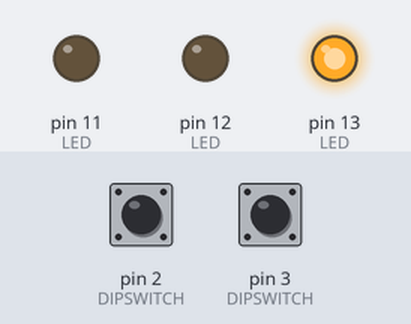
This sketch was run on a simulated Arduino Uno, built with avr-gcc and run on an emulated ATmega328P. Parts: output pins drawn as LEDs (lit = HIGH). The test bench sets the inputs (shaded band); at power-on: pin 2 (DIPSWITCH) LOW, pin 3 (DIPSWITCH) LOW.

Above: at 1.2 s.
1.3 s: pin 2 (DIPSWITCH) pulled HIGH for 0.15 s
At 1.37 s:
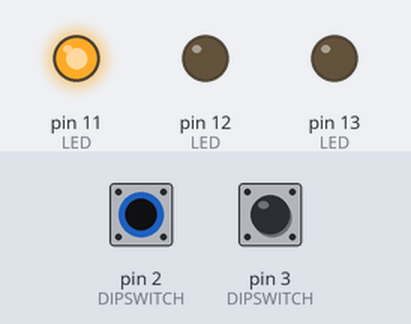
2.9 s: pin 3 (DIPSWITCH) pulled HIGH for 0.15 s
At 2.97 s:
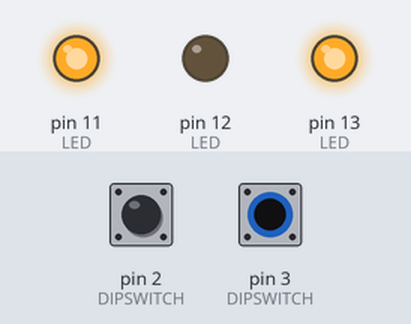
4.5 s: pin 3 (DIPSWITCH) pulled HIGH for 3.2 s
At 8.7 s:
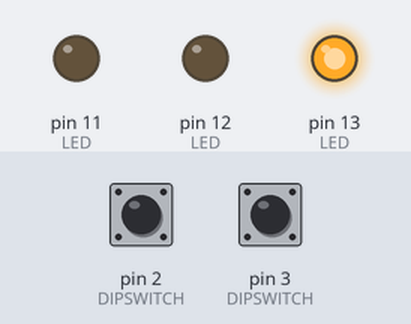
9.2 s: pin 2 (DIPSWITCH) pulled HIGH for 3.2 s
At 9.8 s:
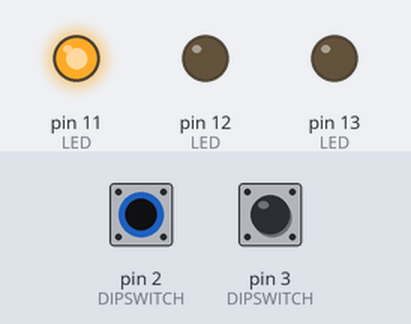
13.9 s: pin 2 (DIPSWITCH) driven HIGH and pin 3 (DIPSWITCH) driven HIGH
At 14.6 s:
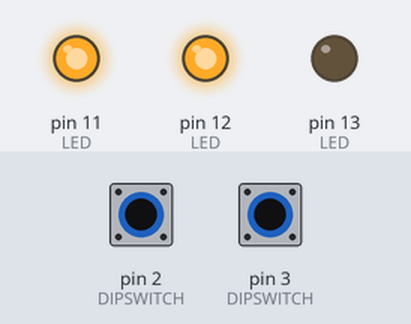
Timing chart, 0 to 16.4 s (numbered marks = the images above; inputs shaded):
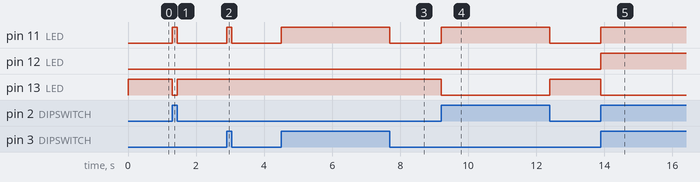

Measured:
- after the input at 1.3 s, pin 11 (LED): LOW → HIGH at once, → LOW 0.15 s later; pin 13 (LED): HIGH → LOW at once, → HIGH 0.15 s later
- after the input at 2.9 s, pin 11 (LED): LOW → HIGH at once, → LOW 0.15 s later
- after the input at 4.5 s, pin 11 (LED): LOW → HIGH at once, → LOW 3.2 s later
- after the input at 9.2 s, pin 11 (LED): LOW → HIGH at once, → LOW 3.2 s later; pin 13 (LED): HIGH → LOW at once, → HIGH 3.2 s later
- after the input at 13.9 s, pin 11 (LED), pin 12 (LED): LOW → HIGH at once; pin 13 (LED): HIGH → LOW at once

The sketch:

p5_200ej2.ino
```cpp
void setup() {
  pinMode(13, OUTPUT); //LED
  pinMode(12, OUTPUT); //LED
  pinMode(11, OUTPUT); //LED
  pinMode(3, INPUT); //DIPSWITCH
  pinMode(2, INPUT); //DIPSWITCH

}

void loop() {
  int value1 = digitalRead(2);
  int value2 = digitalRead(3);

  //NOT
  digitalWrite(13, !value1); // ! ayuda a negar

  //AND
  if (value1 == HIGH && value2 == HIGH){
    digitalWrite (12, HIGH);
  }
  else{
    digitalWrite (12, LOW);
  }

  //OR
  if (value1 == LOW && value2 == LOW){
    digitalWrite (11, LOW);
  }
  else{
    digitalWrite (11, HIGH);
  }

}
```
